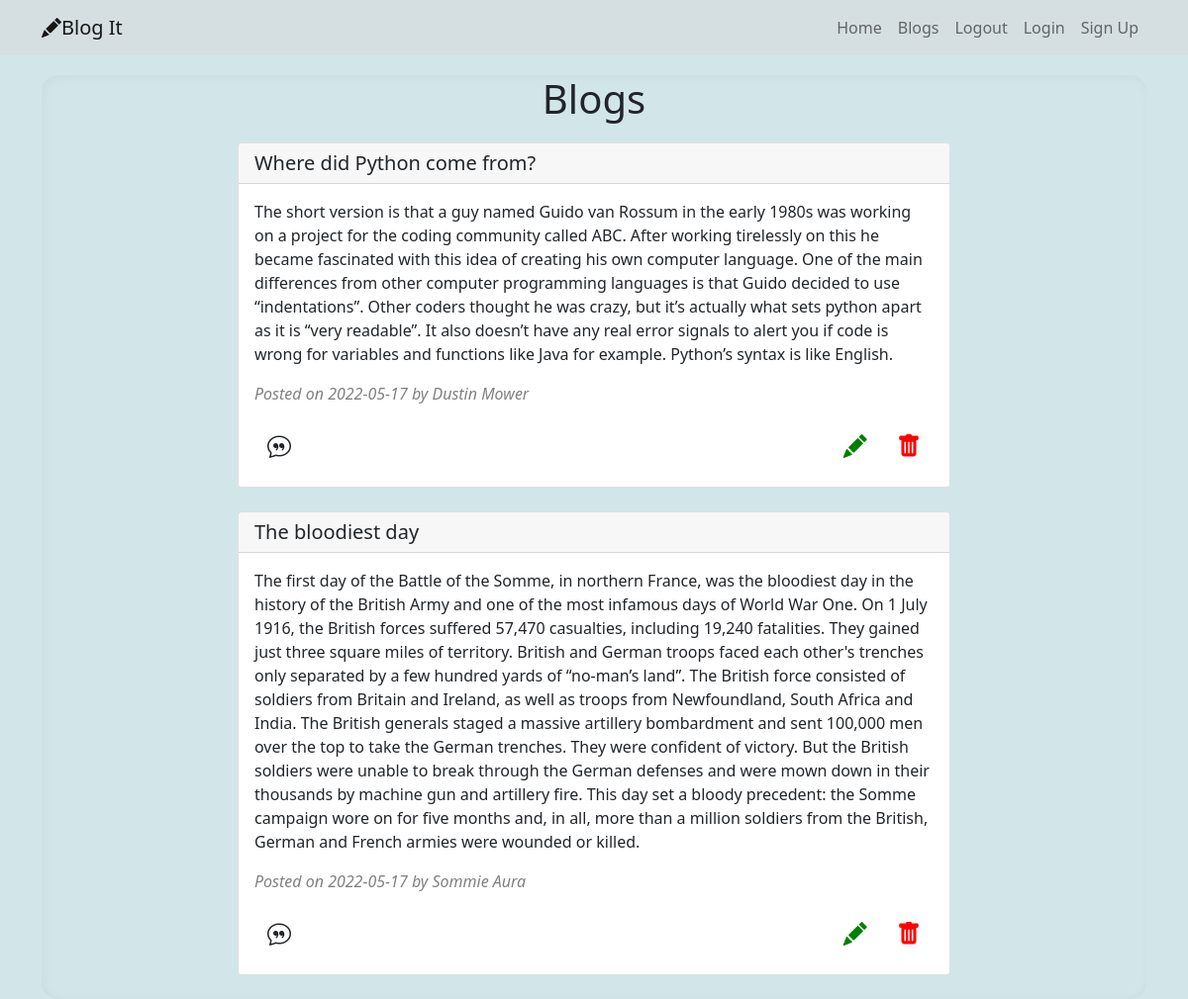
Page /blogs (signed in) on the committed database.
### app/models.py (models this page shows)
class Blog(db.Model):
    id = db.Column(db.Integer, primary_key=True)
    author = db.Column(db.String(255))
    title = db.Column(db.String(500))
    content = db.Column(db.String(10000))
    date = db.Column(db.DateTime(timezone=True), default=func.now())
    user_id = db.Column(db.Integer, db.ForeignKey('user.id'))
    comment = db.relationship('Comment', backref='blog', lazy='dynamic')

### app/main/views.py (the view)
@main.route('/blogs')
@login_required
def blogs():
    blogs = Blog.query.all()
    return render_template('blog_display.html', blogs=blogs)

### app/__init__.py (called while the page is built)
def create_app(config_name):
    app = Flask(__name__)
    app.config['SECRET_KEY'] = 'denno'
    app.config['SQLALCHEMY_DATABASE_URI'] = f'sqlite:///{DB_NAME}'
    db.init_app(app)
    from .auth import auth
    from .main import main
    app.register_blueprint(auth, url_prefix='/')
    app.register_blueprint(main, url_prefix='/')
    from .models import User, Blog, Comment
    create_database(app)
    login_manager = LoginManager()
    login_manager.login_view = 'auth.login'
    login_manager.init_app(app)
    @login_manager.user_loader
    def load_user(id):
        return User.query.get(int(id))
    app.config.from_object(config_options[config_name])
    return app

### app/templates/blog_display.html
{% extends 'base.html'%}
{% from 'blog_display_macro.html' import display_blogs%}
{% block content %}
<div>{{ display_blogs(blogs) }}</div>
{% endblock %}

### app/templates/blog_display_macro.html
{% extends 'base.html' %}
{% macro display_blogs(blogs) %}
<div class="blogs-container">
    <div class="container-fluid">
        <h1 class="b-header">Blogs</h1>
        <div class="row">
            <div class="col-md-2"></div>
            <div class="col-md-8">
                 {% if blogs %}
                {% for blog in blogs %}
            <div class="card b-card">
  <h5 class="card-header">{{blog.title}}</h5>
  <div class="card-body">
    <p class="card-text">{{blog.content}}</p>
    <p class="card-text"><span class="span1">Posted on {{blog.date.strftime('%Y-%m-%d')}} by {{blog.author}}</span></p>
      <div class="footer">
          <div class="comment-footer">
                 <a href="/comment/{{blog.id}}"><button class="btn comment-button"><i class="bi bi-chat-quote"></i></button></a>
              </div>
          <div class="edit">
            <a href="/edit/{{blog.id}}"><button class="btn comment-button green"><i class="bi bi-pencil-fill"></i></button></a>
            <a href="/delete/{{blog.id}}"><button class="btn comment-button red"><i class="bi bi-trash-fill"></i></button></a>
          </div>
          </div>
  </div>
</div>
                 {% endfor %}
         {% endif %}
            </div>
            <div class="col-md-2"></div>
        </div>
    </div>
</div>
{% endmacro %}

### app/static/css/styles.css (style rules this page uses)
body { background: #d2e6e9; }
.blogs-container { padding: 0 !important; margin: 0 !important; background: #d2e6e9; border-radius: 1em; box-shadow: inset 0.5px 0.5px 15px #BFD1D4, inset -0.5px -0.5px 15px #E5FBFE; }
.b-header { text-align: center; margin-top: 0.5em; margin-bottom: 0.5em; }
.b-card { margin-bottom: 1.5em; }
.span1 { color: grey; font-style: italic; }
.footer { display: flex; justify-content: space-between; align-items: center; }
.comment-button,.comment-button1 { font-size: x-large; }
.green { color: green; }
.red { color: red; }

### rows in the picture
Blog: title "Where did Python come from?", content "The short version is that a guy named Guido van Rossum in the early 1980s was working on a project for the coding community called ABC. After working tirelessly on this he became fascinated with this idea of creating his own computer language. One of the main differences from other computer programming languages is that Guido decided to use “indentations”. Other coders thought he was crazy, but it’s actually what sets python apart as it is “very readable”. It also doesn’t have any real error signals to alert you if code is wrong for variables and functions like Java for example. Python’s syntax is like English.", date "2022-05-17", author "Dustin Mower"
Blog: title "The bloodiest day", content "The first day of the Battle of the Somme, in northern France, was the bloodiest day in the history of the British Army and one of the most infamous days of World War One. On 1 July 1916, the British forces suffered 57,470 casualties, including 19,240 fatalities. They gained just three square miles of territory. British and German troops faced each other's trenches only separated by a few hundred yards of “no-man’s land”. The British force consisted of soldiers from Britain and Ireland, as well as troops from Newfoundland, South Africa and India. The British generals staged a massive artillery bombardment and sent 100,000 men over the top to take the German trenches. They were confident of…", date "2022-05-17", author "Sommie Aura"
